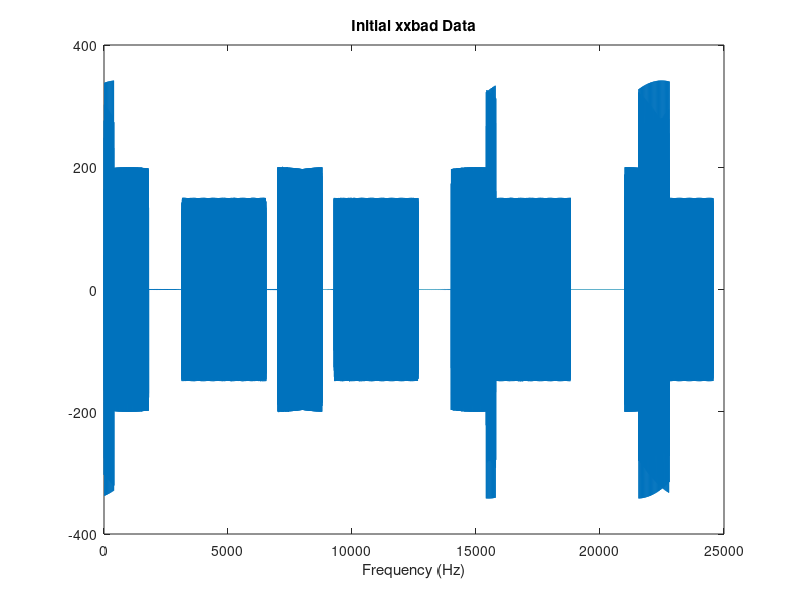

This figure's MATLAB source: (Note: this script raises an error after producing the figure.)
% Lab S-5 Problem 2.3 - Group 4
% Removing Interference from a Speech Signal

%Part a: Load speechbad (xxbad), listen to signal, make a spectrogram
%in dB. 

clc
clear all
close all

load('speechbad.mat', 'xxbad')


% Plot of initial data
figure(1)
plot(xxbad)
xlabel('Frequency (Hz)')
title('Initial xxbad Data')

fs = 8000; % Hz. Sampling rate
amp1 = 1555; % Hz. First large amplitude sinusoid.
amp2 = 2222; % Hz. Second large amplitude sinusoid.
sound(xxbad); %Converts matrix of signal data to sound. Matlab function.
%Confirms interference is so strong that the speech is unrecognizable.

figure(2)
spectrogram(xxbad)
title('Initial Spectrogram')

% Part b: Design a cascade of two FIR Nulling filters to remove the
% sinusoids completely. This can be accomplished by finding the numerical 
% values of the filter coefficients for each second-order nulling filter.
% Combine the cascaded filters into one equivalent FIR filter, and give the
% filter coefficients of the equivalent filter.

omega1 = (amp1/fs)*2*pi; % Normalized frequency
omega2 = (amp2/fs)*2*pi; % Normalized frequency

% Coefficients as a result of derivation for second order nulling cascaded
% nulling FIR filter:
b0 = 1; 
b1 = -2*cos(omega1);
b2 = 1;

b3 = 1; 
b4 = -2*cos(omega2);
b5 = 1;

% Place coefficients into arrays for convolution:
coeff1 = [b0, b1, b2]; 
coeff2 = [b3, b4, b5];
convcoeff = conv(coeff1,coeff2);

% Convolve initial audio signal with second-order nulling coefficients:
filt = conv(xxbad, convcoeff); 
w = -pi:(pi/100):pi;

figure(3);
% Returns w-point frequency response vector H at the normalized frequencies
% in w:
H = freqz(filt, 1, w);
plot(w, abs(H));
title('Frequency Response of Cascaded Filter');

figure(4);
spectrogram(filt)
title('Filtered Spectrogram')

pause(4) % 4 second delay so you can hear the before and after of the audio
sound(filt)
